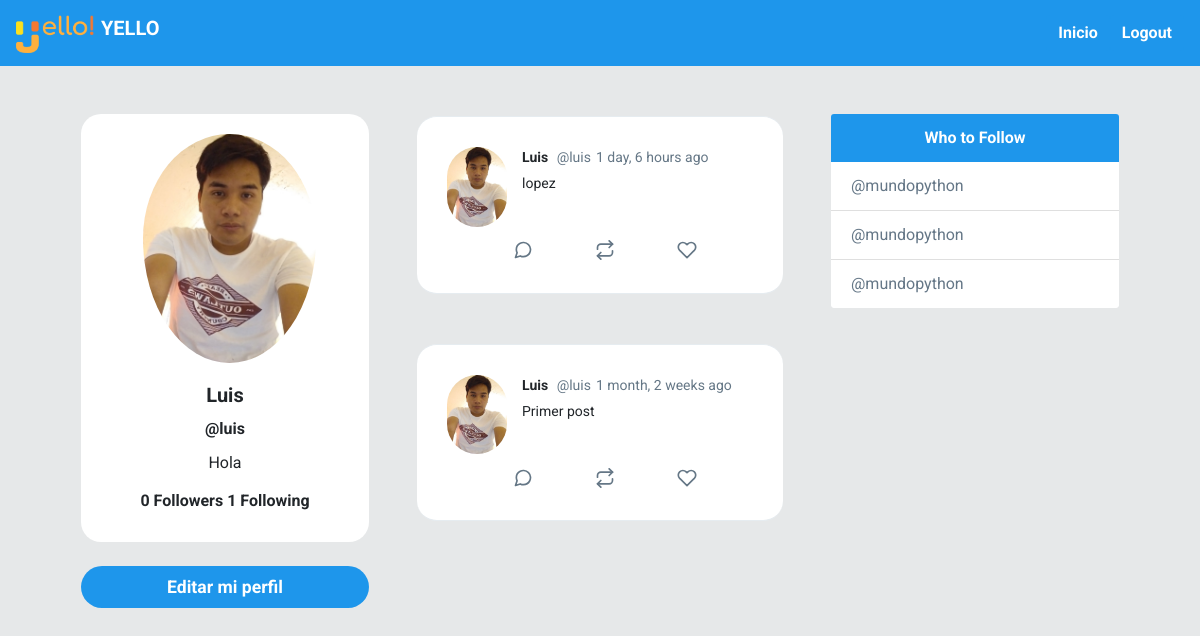
Page /profile/luis/ on the committed database.
### twitter/models.py (models this page shows, shortened)
class Profile(models.Model):
	user = models.OneToOneField(User, on_delete=models.CASCADE)
	bio = models.CharField(default='Hola, twitter', max_length=100)
	image = models.ImageField(default='default.png')
	def following(self):
		user_ids = Relationship.objects.filter(from_user=self.user)\
									.values_list('to_user_id', flat=True)
		return User.objects.filter(id__in=user_ids)
	def followers(self):
		user_ids = Relationship.objects.filter(to_user=self.user)\
									.values_list('from_user_id', flat=True)
		return User.objects.filter(id__in=user_ids)

class Post(models.Model):
	timestamp = models.DateTimeField(default=timezone.now)
	content = models.TextField()
	user = models.ForeignKey(User, on_delete=models.CASCADE, related_name='posts')
	class Meta:
		ordering = ['-timestamp']

### twitter/views.py (the view)
# urls.py: path('profile/<str:username>/', views.profile, name='profile'),
def profile(request, username):
	user = User.objects.get(username=username)
	posts = user.posts.all()
	context = {'user':user, 'posts':posts}
	return render(request, 'twitter/profile.html', context)

### twitter/templates/twitter/profile.html (shortened to what this page needs)
{% extends 'twitter/layout.html' %}
{% load humanize %}
{% block content %}
    <div id="main" class="container-fluid d-flex">
        <div class="sidebar m-5 d-none d-md-block">
            <div class="">
                <div class="card " style="width: 18rem; text-align:center;border-radius: 20px;">
                    <img class="card-img-top rounded-circle"
                        style="width:60%; position: relative;left: 62px;padding-top: 20px;"
                        src="{{ user.profile.image.url }}" alt="Card image cap">
                    <div class="card-body">
                        <h5 class="card-title font-weight-bold">{{ user.first_name }}</h5>
                        <h6 class="card-title font-weight-bold">@{{ user }}</h6>
                        <p class="card-text">{{ user.profile.bio }}</p>
                        <h6 class="card-title font-weight-bold">
                        {{ user.profile.followers.count }} Followers
                        {{ user.profile.following.count }} Following
                        </h6>
                    </div>
                </div>
                <a href="{% url 'editar' %}" id="addATweetLeft" onclick="addTweet()" type="button"
                style="border-radius: 30px; font-size: 1.1rem; font-weight:bold;"
                class="btn btn-lg btn-block mt-4 text-white ">Editar mi perfil</a>
            </div>
        </div>
        <div class="content">
            {% for post in posts %}
            <div id="tweetCards">
                <div class="tweet-wrap" style="border-radius:20px">
                    <div class="tweet-header">
                        <img src="{{ post.user.profile.image.url }}"
                            alt="" class="avator">
                        <div class="tweet-header-info">
                            {{ post.user.first_name }} <span>@{{ post.user }}</span><span>{{ post.timestamp|naturaltime }}
                            </span>
                            <p>{{ post.content }}</p>
                        </div>
                    </div>
                    <div class="tweet-info-counts">
                        <div class="comments">
                            <button style="background: white; border: none;">
                            </button>
                        </div>
                        <div class="retweets">
                            <button style="background: white; border: none;">
                        </button>
                        </div>
                        <div class="likes">
                            <button style="background: white; border: none;">
                            </button>
                        </div>
                    </div>
                </div>
            </div>
            {% endfor %}
        </div>
        <div class="sidebar m-5 d-none d-xl-block">
            <div class="card" style="width: 18rem;">
                <div class="card-header">
                    Who to Follow
                </div>
                <ul class="list-group list-group-flush">
                    <li class="list-group-item"><a href="#" style="text-decoration: none;color: #657787;">@mundopython</a></li>
                    <li class="list-group-item"><a href="#" style="text-decoration: none;color: #657787;">@mundopython</a></li>
                    <li class="list-group-item"><a href="#" style="text-decoration: none;color: #657787;">@mundopython</a></li>
                </ul>
            </div>
        </div>
    </div>
{% endblock content %}

### twitter/static/css/style.css (style rules this page uses)
body { background: #E6E8E9; ; font-family: 'Asap', sans-serif; font-family: 'Roboto', sans-serif; }
img { max-width: 100%; }
.avator { border-radius: 100px; width: 60px; margin-right: 15px; }
.card { border: none; }
.card-header { background-color: #1E96EB ; color: white; text-align: center; font-weight: bold; border: none; }
#main { justify-content: center; }
.tweet-wrap { max-width: 490px; background: #fff; margin: 0 auto; margin-top: 50px; border-radius: 3px; padding: 30px; border-bottom: 1px solid #e6ecf0; border-top: 1px solid #e6ecf0; }
.tweet-header { display: flex; align-items: flex-start; font-size: 14px; }
.tweet-header-info { font-weight: bold; }
.tweet-header-info span { color: #657786; font-weight: normal; margin-left: 5px; }
.tweet-header-info p { font-weight: normal; margin-top: 5px; }
.tweet-info-counts { display: flex; margin-left: 60px; margin-top: 10px; }
.tweet-info-counts div { display: flex; margin-right: 20px; }
.tweet-info-counts div svg { color: #657786; margin-right: 10px; }
.btn { background-color: #1E96EB ; border-style: none; font-weight: bold; color: white; }
a:link { color: #1E96EB ; text-decoration: none; }

### rows in the picture
Post: user.profile.image (picture), user.first_name "Luis", user "luis", timestamp "1 day, 6 hours ago", content "lopez"
Post: user.profile.image (picture), user.first_name "Luis", user "luis", timestamp "1 month, 2 weeks ago", content "Primer post"

### other values in the picture
{{ user.first_name }} "Luis"
{{ user }} "luis"
{{ user.profile.bio }} "Hola"
{{ user.profile.followers.count }} "0"
{{ user.profile.following.count }} "1"
